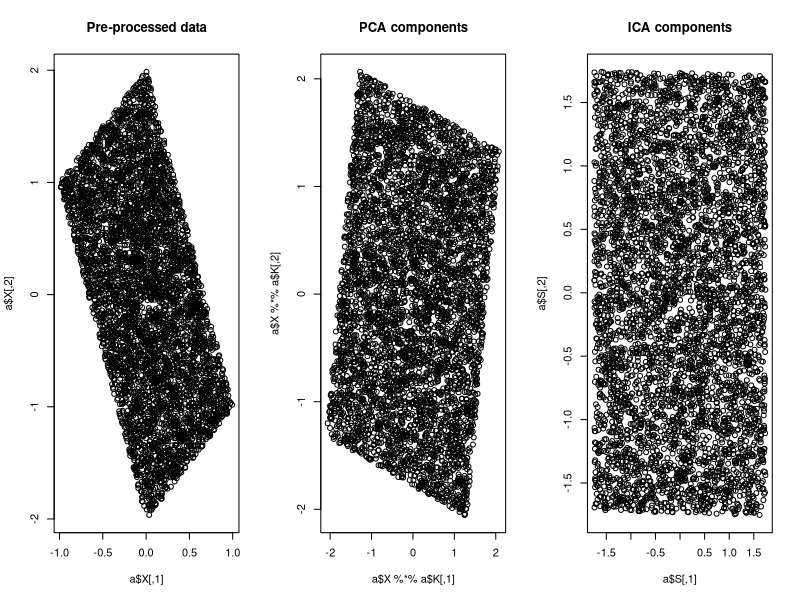

Source code (R):
 install.packages("fastICA")
  library(fastICA)
  S <- matrix(runif(10000), 5000, 2)
  A <- matrix(c(1, 1, -1, 3), 2, 2, byrow = TRUE)
  X <- S %*% A
  a <- fastICA(X, 2, alg.typ = "parallel", fun = "logcosh", alpha = 1,
  method = "C", row.norm = FALSE, maxit = 200,
  tol = 0.0001, verbose = TRUE)
  par(mfrow = c(1, 3))
  plot(a$X, main = "Pre-processed data")
  plot(a$X %*% a$K, main = "PCA components")
  plot(a$S, main = "ICA components")
